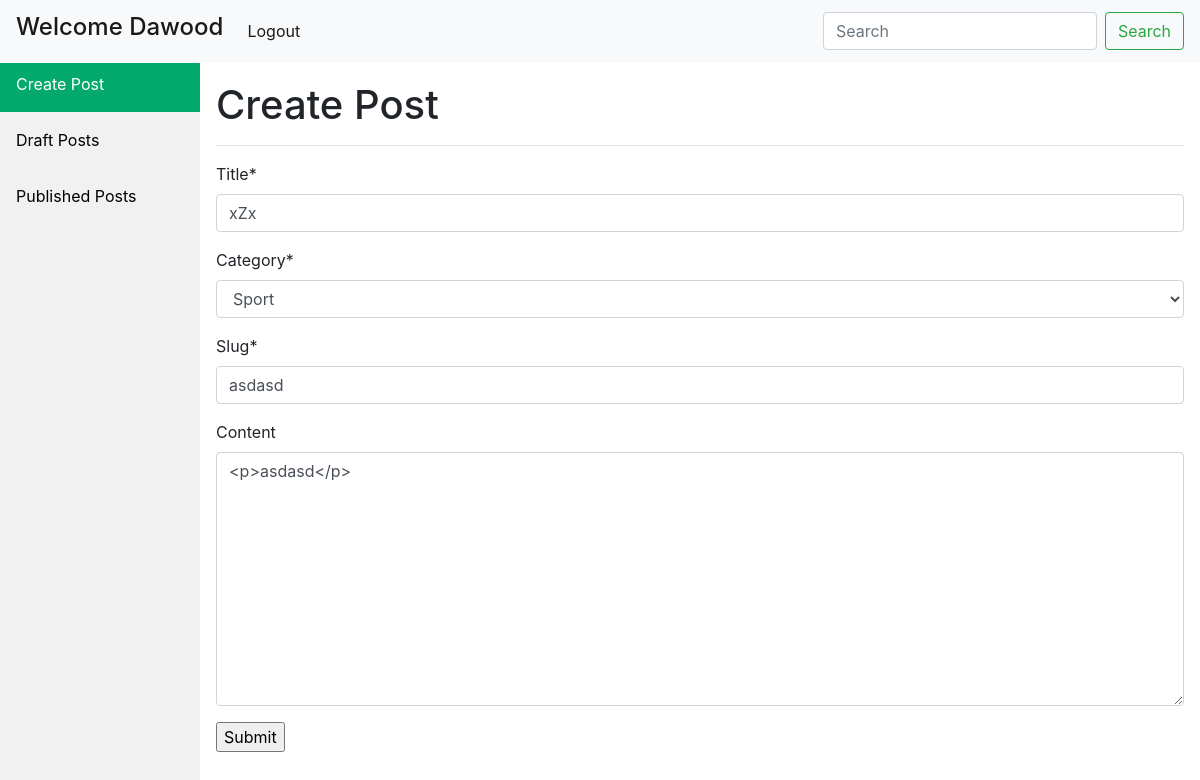
The page /post/asdasd/edit/ (signed in) on the database its author committed.
### blog/models.py (models this page shows, shortened)
class Post(models.Model):
    title = models.CharField(max_length=200, unique=True)
    owner = models.ForeignKey(settings.AUTH_USER_MODEL , on_delete=models.CASCADE)
    category = models.ForeignKey('Category', on_delete=models.CASCADE)
    slug = models.SlugField(max_length=200, unique=True)
    updated_on = models.DateTimeField(auto_now= True)
    content = RichTextField(blank=True, null=True)
    created_on = models.DateTimeField(auto_now_add=True)
    status = models.IntegerField(choices=STATUS, default=0)
    class Meta:
        ordering = ['-created_on']

### blog/views.py (the view)
# urls.py: path('post/<slug:slug>/edit/',views.PostUpdate.as_view(), name = 'update'),
class PostUpdate(OwnerUpdateView):
    model = Post
    fields = ['title', 'category', 'slug', 'content']
    success_url = reverse_lazy('blog:edit')

### blog/models.py (called while the page is built)
    def __str__(self):
        return self.name

### blog/owner.py (called while the page is built)
    def get_queryset(self):
        qs = super().get_queryset()
        return qs.filter(owner=self.request.user)

    def get_context_data(self, **kwargs):
        context = super().get_context_data(**kwargs)
        owners = Post.objects.filter(owner = self.request.user,status=1)[:1]
        context['owners'] = owners
        return context

### blog/templates/blog/post_form.html (shortened to what this page needs)
{% extends "base.html" %}
{%block head%}
<head>
</head>
{%endblock%}
  {%block owner%}
  {% for owner in owners %}
      <h4>Welcome {{ owner.owner }}</h4>
  {%endfor%}
  {% endblock %}
{% block content %}
<h1>Create Post</h1><br>
<h1>Create Post</h1><hr>
{% load crispy_forms_tags %}
<form class="" method="post">
  <table>
    {{ form|crispy }}
  </table>
  <input type="submit" name="" value="Submit">
</form>
{% endblock %}

### rows shown on the page
Post: owner "Dawood"
Post: title "xZx", category "Sport", slug "asdasd", content "<p>asdasd</p>"
